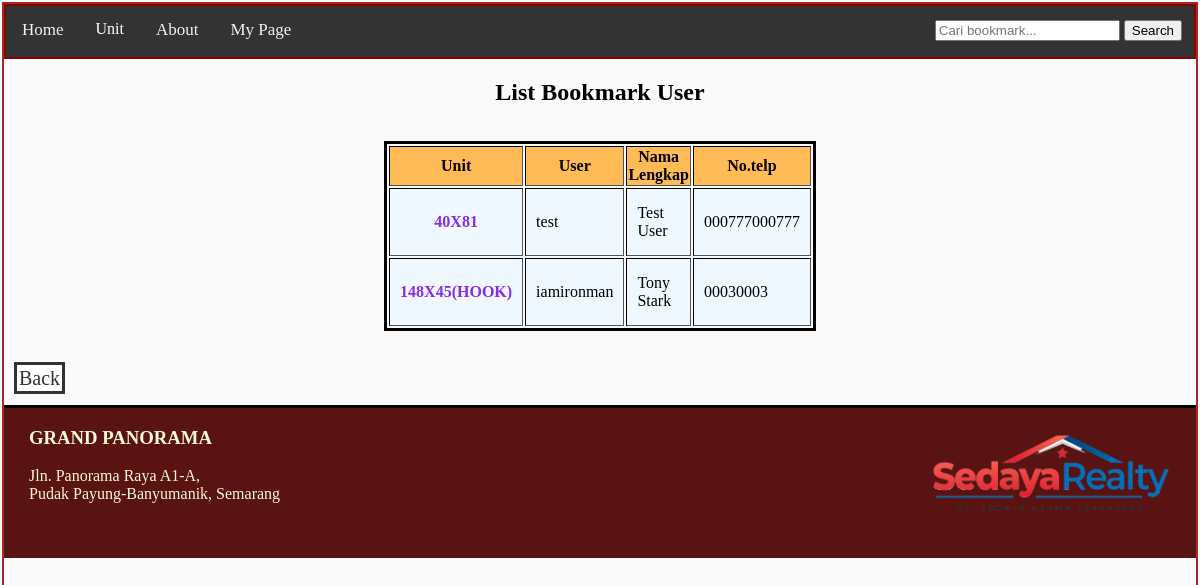
The app's page /pages/chosen_unit.php (signed in) with its own data.
### tables this page shows
CREATE TABLE `pilihan_tb` (
  `id_pil` int(255) NOT NULL,
  `id_usr` varchar(255) DEFAULT NULL,
  `id_u` varchar(255) NOT NULL
);

CREATE TABLE `user_tb` (
  `id_usr` varchar(100) NOT NULL,
  `nama_usr` varchar(255) NOT NULL,
  `nik_usr` varchar(16) NOT NULL,
  `telp_usr` varchar(20) NOT NULL,
  `id_pil` int(255) DEFAULT 0,
  `pass_usr` varchar(255) DEFAULT NULL,
  `status_usr` varchar(25) DEFAULT 'user'
);

### pages/chosen_unit.php (the view, shortened to what this page needs)
<?php
include_once("../functions.php");
$units=mysqli_query($mysqli,
"SELECT pilihan_tb.id_pil, pilihan_tb.id_u,user_tb.id_usr,user_tb.nama_usr, user_tb.nik_usr, user_tb.telp_usr
FROM pilihan_tb
INNER JOIN user_tb ON pilihan_tb.id_usr = user_tb.id_usr;"
);
?>
<html lang="en">
<head>
    <link rel="stylesheet" href="styles_pages.css">
</head>
<body>
<div class="topnav">
        <a href="../index.php">Home</a>
        <div class="subnav">
            <button class="subnavbtn">Unit <i class="fa fa-caret-down"></i></button>
        </div>
        <a href="../about.php">About</a>
        <a href="../mypage_user.php">My Page</a>
        <form class="searchBar" action="../actions/search_bkmrk.php" method="POST">
            <input type="text" name="search" placeholder="Cari bookmark...">
            <button type="submit" name=submit-search-bkmrk ?>Search</button>
        </form>
    </div>
    <h2>List Bookmark User</h2>
    <table width=10% border=2>
        <th>Unit</th> <th>User</th> <th>Nama Lengkap</th> <th>No.telp</th>
        <?php
            while($item = mysqli_fetch_array($units)) {
                echo "<tr>";
                echo "<td class=\"rowName\">".$item['id_u']."</td>";
                echo "<td>".$item['id_usr']."</td>";
                echo "<td>".$item['nama_usr']."</td>";
                echo "<td>".$item['telp_usr']."</td>";
            }
        ?>
    </table>
            <br>
            <br>
    <a class="backLink" href='../mypage_admin.php'>Back</a>
    <div class="footer">
        <img style="height:90px; width:250px; float:right; margin:20;" src="../assets/main/logo-transparent.png"  alt="">
        <div>
        <h3 >GRAND PANORAMA</h3>
        <p >
            Jln. Panorama Raya A1-A, <br/>Pudak Payung-Banyumanik, Semarang</br>
        </p>
        </div>
    </div>
</body>
</html>

### pages/styles_pages.css (style rules this page uses)
body { background-color: rgb(250, 250, 250); margin: 2px; border-style: solid; border-width: 2px; border-color: brown; }
h2 { text-align: center; }
th { background-color: rgb(255, 187, 85); }
tr { background-color: aliceblue; }
td { padding-top: 15px; padding-bottom: 15px; padding-left:10px; padding-right: 10px; }
table { margin-top: 35px; margin-left: auto; margin-right: auto; border-style: solid; border-color: black; border-width: 3px; }
a:link { text-decoration: none; }
.rowName { font-weight: bold; color: blueviolet; text-align: center; }
.backLink { color:#333; background-color: white; border: 3px solid #333; font-size: 20px; margin: 10px; margin-top: 20px; padding: 2px; text-decoration: none; }
.topnav { background-color: #333; overflow: hidden; border:2px solid darkred; }
.topnav a { float: left; color: #f2f2f2; text-align: center; padding: 14px 16px; text-decoration: none; font-size: 17px; }
.searchBar { float:right; margin-right: 12px; margin-top: 14px; }
.subnav { float: left; overflow: hidden; }
.subnav .subnavbtn { font-size: 16px; border: none; outline: none; color: white; padding: 14px 16px; background-color: inherit; font-family: inherit; margin: 0; }
.footer { background-color: rgb(89, 19, 19); color:lightgoldenrodyellow; height: 150px; margin-top: 15px; margin-bottom: 0px; margin-left: 0; margin-right: 0; padding-left: 25px; border-top: 3px solid black; }

### records on screen
pilihan_tb: id_u "40X81", id_usr.id_usr "test", id_usr.nama_usr "Test User", id_usr.telp_usr "000777000777"
pilihan_tb: id_u "148X45(HOOK)", id_usr.id_usr "iamironman", id_usr.nama_usr "Tony Stark", id_usr.telp_usr "00030003"
